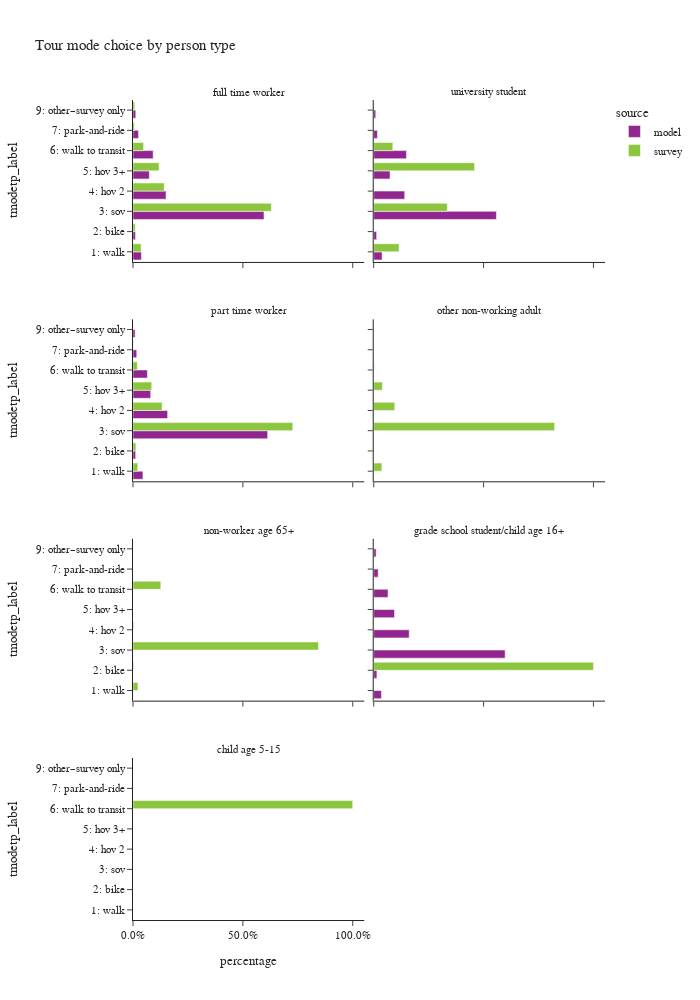

Write notebook code for a chart like this one.
### Code cell
plot_mode_choice(wk_tour,"pptyp_label","person type",2,1000)

### Figure 1 — Plotly figure (JSON) as saved in the notebook; plotly's stock layout.template omitted (floating-point values rounded to 4 significant figures)
{"data": [{"alignmentgroup": "True", "customdata": [[49820.0], [14480.0], [776400.0], [196000.0], [96640.0], [119600.0], [32860.0], [16470.0]], "hovertemplate": "source=model<br>pptyp_label=full time worker<br>percentage=%{x}<br>tmodetp_label=%{y}<br>toexpfac=%{customdata[0]}<extra></extra>", "legendgroup": "model", "marker": {"color": "#91268F", "pattern": {"shape": ""}}, "name": "model", "offsetgroup": "model", "orientation": "h", "showlegend": true, "textposition": "auto", "type": "bar", "x": [0.03825, 0.01112, 0.5962, 0.1505, 0.07421, 0.09182, 0.02523, 0.01265], "xaxis": "x7", "y": ["1: walk", "2: bike", "3: sov", "4: hov 2", "5: hov 3+", "6: walk to transit", "7: park-and-ride", "9: other–survey only"], "yaxis": "y7"}, {"alignmentgroup": "True", "customdata": [[2592.0], [894.0], [37860.0], [9558.0], [5035.0], [10100.0], [1135.0], [620.0]], "hovertemplate": "source=model<br>pptyp_label=university student<br>percentage=%{x}<br>tmodetp_label=%{y}<br>toexpfac=%{customdata[0]}<extra></extra>", "legendgroup": "model", "marker": {"color": "#91268F", "pattern": {"shape": ""}}, "name": "model", "offsetgroup": "model", "orientation": "h", "showlegend": false, "textposition": "auto", "type": "bar", "x": [0.03823, 0.01319, 0.5584, 0.141, 0.07427, 0.149, 0.01674, 0.009145], "xaxis": "x8", "y": ["1: walk", "2: bike", "3: sov", "4: hov 2", "5: hov 3+", "6: walk to transit", "7: park-and-ride", "9: other–survey only"], "yaxis": "y8"}, {"alignmentgroup": "True", "customdata": [[5683.0], [1524.0], [77240.0], [19860.0], [10140.0], [8246.0], [2136.0], [1215.0]], "hovertemplate": "source=model<br>pptyp_label=part time worker<br>percentage=%{x}<br>tmodetp_label=%{y}<br>toexpfac=%{customdata[0]}<extra></extra>", "legendgroup": "model", "marker": {"color": "#91268F", "pattern": {"shape": ""}}, "name": "model", "offsetgroup": "model", "orientation": "h", "showlegend": false, "textposition": "auto", "type": "bar", "x": [0.04509, 0.01209, 0.6128, 0.1576, 0.08046, 0.06542, 0.01695, 0.009639], "xaxis": "x5", "y": ["1: walk", "2: bike", "3: sov", "4: hov 2", "5: hov 3+", "6: walk to transit", "7: park-and-ride", "9: other–survey only"], "yaxis": "y5"}, {"alignmentgroup": "True", "customdata": [[175.0], [72.0], [2986.0], [806.0], [472.0], [325.0], [102.0], [54.0]], "hovertemplate": "source=model<br>pptyp_label=grade school student/child age 16+<br>percentage=%{x}<br>tmodetp_label=%{y}<br>toexpfac=%{customdata[0]}<extra></extra>", "legendgroup": "model", "marker": {"color": "#91268F", "pattern": {"shape": ""}}, "name": "model", "offsetgroup": "model", "orientation": "h", "showlegend": false, "textposition": "auto", "type": "bar", "x": [0.03506, 0.01442, 0.5982, 0.1615, 0.09455, 0.0651, 0.02043, 0.01082], "xaxis": "x4", "y": ["1: walk", "2: bike", "3: sov", "4: hov 2", "5: hov 3+", "6: walk to transit", "7: park-and-ride", "9: other–survey only"], "yaxis": "y4"}, {"alignmentgroup": "True", "customdata": [[33530.0], [9218.0], [572400.0], [129400.0], [107900.0], [43710.0], [5716.0], [7158.0]], "hovertemplate": "source=survey<br>pptyp_label=full time worker<br>percentage=%{x}<br>tmodetp_label=%{y}<br>toexpfac=%{customdata[0]}<extra></extra>", "legendgroup": "survey", "marker": {"color": "#8CC63E", "pattern": {"shape": ""}}, "name": "survey", "offsetgroup": "survey", "orientation": "h", "showlegend": true, "textposition": "auto", "type": "bar", "x": [0.03688, 0.01014, 0.6297, 0.1424, 0.1187, 0.04809, 0.006288, 0.007875], "xaxis": "x7", "y": ["1: walk", "2: bike", "3: sov", "4: hov 2", "5: hov 3+", "6: walk to transit", "7: park-and-ride", "9: other–survey only"], "yaxis": "y7"}, {"alignmentgroup": "True", "customdata": [[2215.0], [9.002], [6434.0], [30.32], [8823.0], [1670.0], [39.3]], "hovertemplate": "source=survey<br>pptyp_label=university student<br>percentage=%{x}<br>tmodetp_label=%{y}<br>toexpfac=%{customdata[0]}<extra></extra>", "legendgroup": "survey", "marker": {"color": "#8CC63E", "pattern": {"shape": ""}}, "name": "survey", "offsetgroup": "survey", "orientation": "h", "showlegend": false, "textposition": "auto", "type": "bar", "x": [0.1153, 0.0004684, 0.3347, 0.001578, 0.459, 0.0869, 0.002044], "xaxis": "x8", "y": ["1: walk", "2: bike", "3: sov", "4: hov 2", "5: hov 3+", "6: walk to transit", "9: other–survey only"], "yaxis": "y8"}, {"alignmentgroup": "True", "customdata": [[3536.0], [2146.0], [118700.0], [21600.0], [13890.0], [3195.0], [176.3]], "hovertemplate": "source=survey<br>pptyp_label=part time worker<br>percentage=%{x}<br>tmodetp_label=%{y}<br>toexpfac=%{customdata[0]}<extra></extra>", "legendgroup": "survey", "marker": {"color": "#8CC63E", "pattern": {"shape": ""}}, "name": "survey", "offsetgroup": "survey", "orientation": "h", "showlegend": false, "textposition": "auto", "type": "bar", "x": [0.02167, 0.01315, 0.7271, 0.1324, 0.08511, 0.01958, 0.00108], "xaxis": "x5", "y": ["1: walk", "2: bike", "3: sov", "4: hov 2", "5: hov 3+", "6: walk to transit", "7: park-and-ride"], "yaxis": "y5"}, {"alignmentgroup": "True", "customdata": [[1054.0], [37.69], [23410.0], [2721.0], [1124.0], [75.06], [9.538]], "hovertemplate": "source=survey<br>pptyp_label=other non-working adult<br>percentage=%{x}<br>tmodetp_label=%{y}<br>toexpfac=%{customdata[0]}<extra></extra>", "legendgroup": "survey", "marker": {"color": "#8CC63E", "pattern": {"shape": ""}}, "name": "survey", "offsetgroup": "survey", "orientation": "h", "showlegend": false, "textposition": "auto", "type": "bar", "x": [0.03706, 0.001325, 0.8234, 0.09571, 0.03952, 0.00264, 0.0003354], "xaxis": "x6", "y": ["1: walk", "2: bike", "3: sov", "4: hov 2", "5: hov 3+", "6: walk to transit", "9: other–survey only"], "yaxis": "y6"}, {"alignmentgroup": "True", "customdata": [[344.3], [50.95], [12900.0], [50.36], [1934.0]], "hovertemplate": "source=survey<br>pptyp_label=non-worker age 65+<br>percentage=%{x}<br>tmodetp_label=%{y}<br>toexpfac=%{customdata[0]}<extra></extra>", "legendgroup": "survey", "marker": {"color": "#8CC63E", "pattern": {"shape": ""}}, "name": "survey", "offsetgroup": "survey", "orientation": "h", "showlegend": false, "textposition": "auto", "type": "bar", "x": [0.02254, 0.003335, 0.8442, 0.003296, 0.1266], "xaxis": "x3", "y": ["1: walk", "2: bike", "3: sov", "4: hov 2", "6: walk to transit"], "yaxis": "y3"}, {"alignmentgroup": "True", "customdata": [[141.8]], "hovertemplate": "source=survey<br>pptyp_label=grade school student/child age 16+<br>percentage=%{x}<br>tmodetp_label=%{y}<br>toexpfac=%{customdata[0]}<extra></extra>", "legendgroup": "survey", "marker": {"color": "#8CC63E", "pattern": {"shape": ""}}, "name": "survey", "offsetgroup": "survey", "orientation": "h", "showlegend": false, "textposition": "auto", "type": "bar", "x": [1.0], "xaxis": "x4", "y": ["2: bike"], "yaxis": "y4"}, {"alignmentgroup": "True", "customdata": [[39.3]], "hovertemplate": "source=survey<br>pptyp_label=child age 5-15<br>percentage=%{x}<br>tmodetp_label=%{y}<br>toexpfac=%{customdata[0]}<extra></extra>", "legendgroup": "survey", "marker": {"color": "#8CC63E", "pattern": {"shape": ""}}, "name": "survey", "offsetgroup": "survey", "orientation": "h", "showlegend": false, "textposition": "auto", "type": "bar", "x": [1.0], "xaxis": "x", "y": ["6: walk to transit"], "yaxis": "y"}], "layout": {"annotations": [{"font": {}, "showarrow": false, "text": "child age 5-15", "x": 0.245, "xanchor": "center", "xref": "paper", "y": 0.1975, "yanchor": "bottom", "yref": "paper"}, {"font": {}, "showarrow": false, "text": "non-worker age 65+", "x": 0.245, "xanchor": "center", "xref": "paper", "y": 0.465, "yanchor": "bottom", "yref": "paper"}, {"font": {}, "showarrow": false, "text": "grade school student/child age 16+", "x": 0.755, "xanchor": "center", "xref": "paper", "y": 0.465, "yanchor": "bottom", "yref": "paper"}, {"font": {}, "showarrow": false, "text": "part time worker", "x": 0.245, "xanchor": "center", "xref": "paper", "y": 0.7325, "yanchor": "bottom", "yref": "paper"}, {"font": {}, "showarrow": false, "text": "other non-working adult", "x": 0.755, "xanchor": "center", "xref": "paper", "y": 0.7325, "yanchor": "bottom", "yref": "paper"}, {"font": {}, "showarrow": false, "text": "full time worker", "x": 0.245, "xanchor": "center", "xref": "paper", "y": 1.0, "yanchor": "bottom", "yref": "paper"}, {"font": {}, "showarrow": false, "text": "university student", "x": 0.755, "xanchor": "center", "xref": "paper", "y": 1.0, "yanchor": "bottom", "yref": "paper"}], "barmode": "group", "height": 1000, "legend": {"title": {"text": "source"}, "tracegroupgap": 0}, "title": {"text": "Tour mode choice by person type"}, "width": 700, "xaxis": {"anchor": "y", "domain": [0.0, 0.49], "tickformat": ".1%", "title": {"text": "percentage"}}, "xaxis2": {"anchor": "y2", "domain": [0.51, 1.0], "matches": "x", "tickformat": ".1%", "title": {"text": "percentage"}}, "xaxis3": {"anchor": "y3", "domain": [0.0, 0.49], "matches": "x", "showticklabels": false, "tickformat": ".1%"}, "xaxis4": {"anchor": "y4", "domain": [0.51, 1.0], "matches": "x", "showticklabels": false, "tickformat": ".1%"}, "xaxis5": {"anchor": "y5", "domain": [0.0, 0.49], "matches": "x", "showticklabels": false, "tickformat": ".1%"}, "xaxis6": {"anchor": "y6", "domain": [0.51, 1.0], "matches": "x", "showticklabels": false, "tickformat": ".1%"}, "xaxis7": {"anchor": "y7", "domain": [0.0, 0.49], "matches": "x", "showticklabels": false, "tickformat": ".1%"}, "xaxis8": {"anchor": "y8", "domain": [0.51, 1.0], "matches": "x", "showticklabels": false, "tickformat": ".1%"}, "yaxis": {"anchor": "x", "domain": [0.0, 0.1975], "title": {"text": "tmodetp_label"}}, "yaxis2": {"anchor": "x2", "domain": [0.0, 0.1975], "matches": "y", "showticklabels": false}, "yaxis3": {"anchor": "x3", "domain": [0.2675, 0.465], "matches": "y", "title": {"text": "tmodetp_label"}}, "yaxis4": {"anchor": "x4", "domain": [0.2675, 0.465], "matches": "y", "showticklabels": false}, "yaxis5": {"anchor": "x5", "domain": [0.535, 0.7325], "matches": "y", "title": {"text": "tmodetp_label"}}, "yaxis6": {"anchor": "x6", "domain": [0.535, 0.7325], "matches": "y", "showticklabels": false}, "yaxis7": {"anchor": "x7", "domain": [0.8025, 1.0], "matches": "y", "title": {"text": "tmodetp_label"}}, "yaxis8": {"anchor": "x8", "domain": [0.8025, 1.0], "matches": "y", "showticklabels": false}}}
